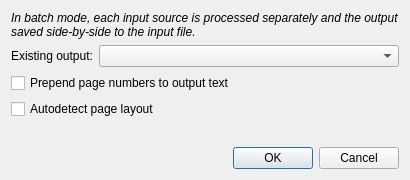
<?xml version="1.0" encoding="UTF-8"?>
<ui version="4.0">
 <class>BatchModeDialog</class>
 <widget class="QDialog" name="BatchModeDialog">
  <property name="geometry">
   <rect>
    <x>0</x>
    <y>0</y>
    <width>410</width>
    <height>180</height>
   </rect>
  </property>
  <property name="windowTitle">
   <string>Batch Mode</string>
  </property>
  <layout class="QGridLayout" name="gridLayout">
   <item row="4" column="0" colspan="2">
    <spacer name="verticalSpacer">
     <property name="orientation">
      <enum>Qt::Vertical</enum>
     </property>
     <property name="sizeHint" stdset="0">
      <size>
       <width>20</width>
       <height>40</height>
      </size>
     </property>
    </spacer>
   </item>
   <item row="2" column="0" colspan="2">
    <widget class="QCheckBox" name="checkBoxPrependPage">
     <property name="text">
      <string>Prepend page numbers to output text</string>
     </property>
    </widget>
   </item>
   <item row="5" column="0" colspan="2">
    <widget class="QDialogButtonBox" name="buttonBox">
     <property name="orientation">
      <enum>Qt::Horizontal</enum>
     </property>
     <property name="standardButtons">
      <set>QDialogButtonBox::Cancel|QDialogButtonBox::Ok</set>
     </property>
    </widget>
   </item>
   <item row="1" column="0">
    <widget class="QLabel" name="labelExisting">
     <property name="text">
      <string>Existing output:</string>
     </property>
    </widget>
   </item>
   <item row="1" column="1">
    <widget class="QComboBox" name="comboBoxExisting">
     <property name="sizePolicy">
      <sizepolicy hsizetype="MinimumExpanding" vsizetype="Fixed">
       <horstretch>0</horstretch>
       <verstretch>0</verstretch>
      </sizepolicy>
     </property>
    </widget>
   </item>
   <item row="0" column="0" colspan="2">
    <widget class="QLabel" name="labelIntro">
     <property name="sizePolicy">
      <sizepolicy hsizetype="Preferred" vsizetype="Minimum">
       <horstretch>0</horstretch>
       <verstretch>0</verstretch>
      </sizepolicy>
     </property>
     <property name="font">
      <font>
       <italic>true</italic>
      </font>
     </property>
     <property name="text">
      <string>In batch mode, each input source is processed separately and the output saved side-by-side to the input file.</string>
     </property>
     <property name="wordWrap">
      <bool>true</bool>
     </property>
    </widget>
   </item>
   <item row="3" column="0" colspan="2">
    <widget class="QCheckBox" name="checkBoxAutolayout">
     <property name="text">
      <string>Autodetect page layout</string>
     </property>
    </widget>
   </item>
  </layout>
 </widget>
 <resources/>
 <connections>
  <connection>
   <sender>buttonBox</sender>
   <signal>accepted()</signal>
   <receiver>BatchModeDialog</receiver>
   <slot>accept()</slot>
   <hints>
    <hint type="sourcelabel">
     <x>248</x>
     <y>254</y>
    </hint>
    <hint type="destinationlabel">
     <x>157</x>
     <y>274</y>
    </hint>
   </hints>
  </connection>
  <connection>
   <sender>buttonBox</sender>
   <signal>rejected()</signal>
   <receiver>BatchModeDialog</receiver>
   <slot>reject()</slot>
   <hints>
    <hint type="sourcelabel">
     <x>316</x>
     <y>260</y>
    </hint>
    <hint type="destinationlabel">
     <x>286</x>
     <y>274</y>
    </hint>
   </hints>
  </connection>
 </connections>
</ui>
